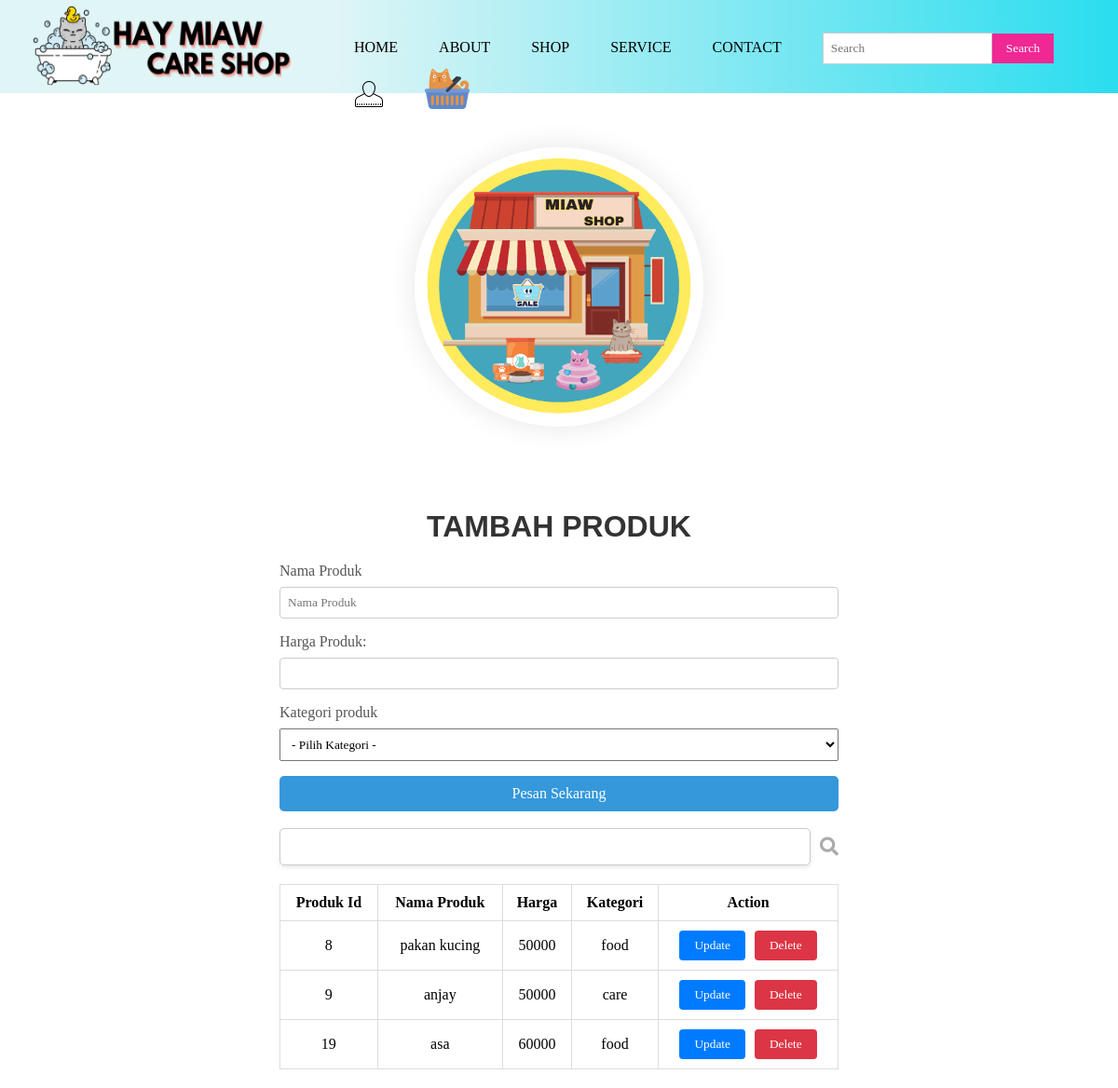
The page /daftarproduk.php on the database as committed earlier.
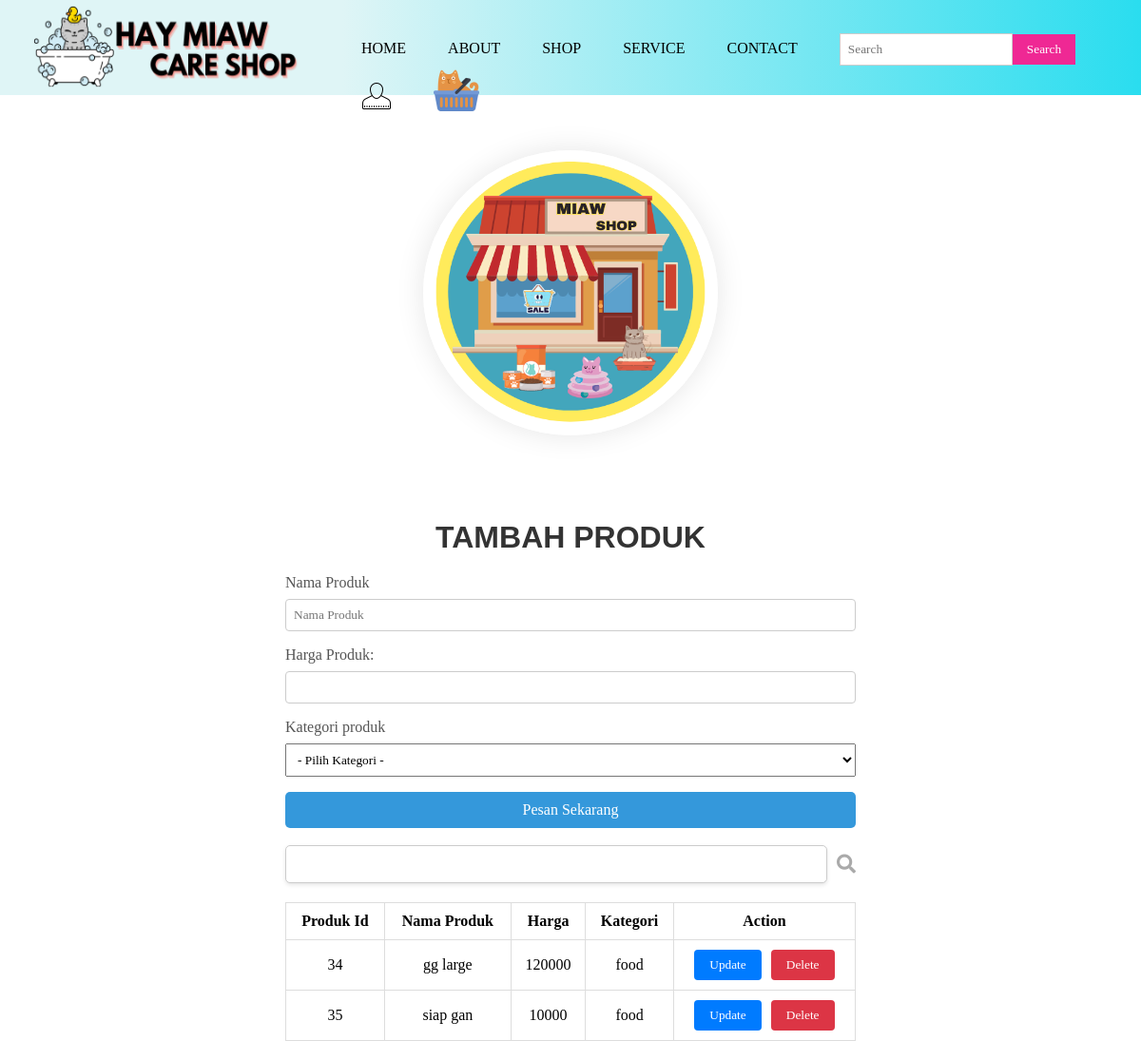
The same page on the database as committed later.
### tables this page shows
CREATE TABLE `produk` (
  `produk_id` int NOT NULL,
  `name` varchar(255) DEFAULT NULL,
  `harga` int DEFAULT NULL,
  `kategori_id` int DEFAULT NULL
);

CREATE TABLE `kategori` (
  `kategori_id` int NOT NULL,
  `name` varchar(255) DEFAULT NULL
);

### daftarproduk.php (the view, shortened to what this page needs)
<?php
include 'koneksi.php';
?>
<!DOCTYPE html>
<html>
<head>
    <link rel="stylesheet" href="style.css">
    <link rel="stylesheet" href="https://cdn.jsdelivr.net/npm/sweetalert2@11">
    <link rel="stylesheet" href="https://cdnjs.cloudflare.com/ajax/libs/font-awesome/5.15.4/css/all.min.css">
</head>
<body>
    <div class="navigasi">
        <div class="logo">
            <img src="images/logo.png" width="360" height="98">
        </div>
        <div class="menu">
            <ul>
                <li><a href="index.php">Home</a></li>
                <li><a href="about.php">About</a></li>
                <li class="submenu">
                    <a href="shop.php">SHOP</a>
                </li>
                <li class="submenu">
                    <a href="miaw.html">Service</a>
                </li>
                <li><a href="https://api.whatsapp.com/">Contact</a></li>
                <li class="search-box">
                    <form action="#" method="get">
                        <input type="text" name="query" placeholder="Search">
                        <button type="submit">Search</button>
                    </form>
                </li>
                <li class="submenuakun">
                    <img src="images/akun1.png"></a>
                </li>
                <li><a href="cart.php"><img src="images/cart.png"></a></li>
            </ul>
        </div>
        <div class="logoone">
            <img src="images/miaw3.png" width="310" height="300" loading="lazy" alt="" class="img">
        </div>
        <div class="pemesanan-produk">
            <center>
                <h1>TAMBAH PRODUK</h1>
            </center>
            <form class="form-group" id="order-form" method="post" action="controller/simpanproduk_controller.php">
                <label for="nama_produk">Nama Produk</label>
                <input id="nama_produk" type="text" name="nama_produk" placeholder="Nama Produk" required>
                <label for="harga">Harga Produk:</label>
                <input type="text" id="harga" name="harga" required>
                <label for="kategori_produk">Kategori produk</label>
                <select id="kategori_produk" name="kategori_produk" required>
                    <option value="0">- Pilih Kategori -</option>
                </select>
                <button id="kirim" type="submit" class="btn-primary">Pesan Sekarang</button>
            </form>
            <br>
            <div style="position: relative; display: flex; align-items: center;">
                <input type="search" class="search" name="search"
                    style="padding: 10px; border: 1px solid #ccc; border-radius: 5px; box-shadow: 0 2px 4px rgba(0, 0, 0, 0.1); font-size: 16px; width: 200px; flex: 1;">
                <span style="margin-left: 10px;">
                    <i style="color: #aaa; font-size: 20px; cursor: pointer;" class="fa fa-search"></i>
                </span>
            </div>
            <?php
            $query = "SELECT produk.*, kategori.name AS name_kategori FROM produk JOIN kategori ON produk.kategori_id = kategori.kategori_id;";
            $result = mysqli_query($conn, $query);
            ?>
            <table id="order-table">
                <thead>
                    <tr>
                        <th>Produk Id</th>
                        <th>Nama Produk</th>
                        <th>Harga</th>
                        <th>Kategori</th>
                        <th>Action</th>
                    </tr>
                </thead>
                <tbody>
                    <?php
                    if ($result) {
                        while ($row = mysqli_fetch_assoc($result)) {
                            echo '<tr>';
                            echo '<td>' . $row['produk_id'] . '</td>';
                            echo '<td>' . $row['name'] . '</td>';
                            echo '<td>' . $row['harga'] . '</td>';
                            echo '<td>' . $row['name_kategori'] . '</td>';
                            echo '<td>';
                            echo '<a href="updateproduk.php?' . http_build_query($row) . '"><button class="update-btn" style="padding: 8px 16px; background-color: #007BFF; color: #fff; border: none; border-radius: 4px;">Update</button></a>';
                            echo '<button class="delete-btn" onclick="deleteProduct(' . $row['produk_id'] . ')" style="padding: 8px 16px; background-color: #DC3545; color: #fff; border: none; border-radius: 4px;">Delete</button>';
                            echo '</td>';
                            echo '</tr>';
                        }
                    } else {
                        echo "Error: " . mysqli_error($conn);
                    }
                    ?>
                </tbody>
            </table>
</body>
</html>

### style.css (style rules this page uses)
* { margin:0; padding:0; font-family: time new roman; }
.navigasi { background-color: #DFF5F6; background-image: linear-gradient(90deg, #DFF5F6 30%,#2ADDEF); width:100%; height: 100px; }
.logo { float: left; }
.menu { margin-left: 1000x; padding-top: 35px; cursor: pointer; }
.menu ul li { list-style: none; display: inline-block; margin: 0 20px; position: relative; }
.menu ul li a { text-decoration: none; color: black; text-transform: uppercase; position: relative; }
.menu ul li a::after { content: ''; display: block; height: 2px; width: 0; background: #EF2894; transition: width 0.3s; }
.menu ul li::after { content: ''; height: 3px; width: 100%; background: transparent; position: absolute; left: 0; bottom: -10px; }
.search-box { margin-left: 20px; }
.search-box form { display: flex; align-items: center; }
.search-box input[type="text"] { padding: 8px; border: 1px solid #ccc; }
.search-box button { background-color: #EF2894; color: #fff; border: none; padding: 8px 15px; cursor: pointer; }
.logoone { text-align: center; padding: 35px; background-color:white ; margin-bottom: 10px; }
.img { border-radius: 90%; box-shadow: 0 0 30px rgba(0, 0, 0, 0.1); }
body { margin: 0; padding: 0; font-family: 'Roboto', sans-serif; }
.form-group { margin-top: 20px; }
.form-group label { display: block; margin-bottom: 8px; color: #555; }
.form-group input { width: 100%; padding: 8px; margin-bottom: 16px; box-sizing: border-box; border: 1px solid #ccc; border-radius: 4px; }
.btn-primary { display: block; width: 100%; padding: 10px; border: none; border-radius: 5px; background: #2ADDEF; box-sizing: border-box; cursor: pointer; outline: none; font-size: 16px; font-weight: 500; color: #fff; text-align: center; text-decoration: none; }
h1 { font-family: 'Arial', time new roman; color: #333; margin-top: 20px; }
.btn-primary { width: 100%; padding: 10px; border: none; border-radius: 5px; background: #2ADDEF; box-sizing: border-box; cursor: pointer; outline: none; font-size: 16px; font-weight: 500; color: #fff; text-align: center; text-decoration: none; margin-bottom: 8px; }
.btn-primary:last-child { margin-bottom: 0; }
.pemesanan-produk { max-width: 600px; margin: auto; padding: 20px; }
.form-group label { display: block; margin-bottom: 8px; }
.form-group input, .form-group select { width: 100%; padding: 8px; margin-bottom: 16px; box-sizing: border-box; }
.form-group button { background-color: #3498db; color: #fff; padding: 10px 15px; border: none; cursor: pointer; }
table { width: 100%; margin-top: 20px; border-collapse: collapse; }
table, th, td { border: 1px solid #ddd; }
th, td { padding: 10px; text-align: center; }

Rows that differ between the two databases and show on the page:
removed produk: produk_id "8", name "pakan kucing", harga "50000", kategori.name "food"
removed produk: produk_id "9", name "anjay", harga "50000", kategori.name "care"
removed produk: produk_id "19", name "asa", harga "60000", kategori.name "food"
added produk: produk_id "34", name "gg large", harga "120000", kategori.name "food"
added produk: produk_id "35", name "siap gan", harga "10000", kategori.name "food"
